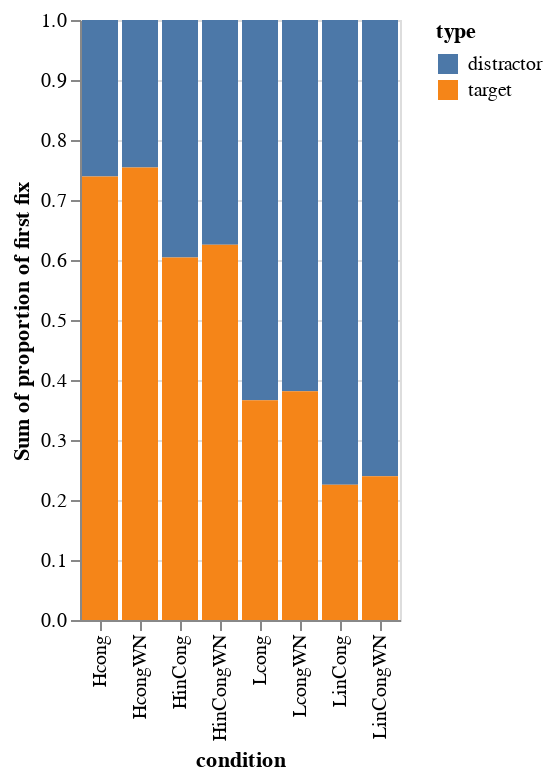

Write notebook code for a chart like this one.
### Code cell
# plot proportions in a stacked bar graph:
# y will be count information, such proportion of saccades, etc

import altair as alt
from vega_datasets import data

source = df
alt.Chart(source).mark_bar().encode(
    x=x[0],
    y='sum('+y[0]+')',
    color=x[1],
)

### Figure 1 — Vega-Lite specification as saved in the notebook (floating-point values rounded to 4 significant figures)
{"config": {"view": {"continuousWidth": 400, "continuousHeight": 300}}, "data": {"name": "data-5ecb73f587291bbc2a762d942156b8dc"}, "mark": "bar", "encoding": {"color": {"type": "nominal", "field": "type"}, "x": {"type": "nominal", "field": "condition"}, "y": {"type": "quantitative", "aggregate": "sum", "field": "proportion of first fix"}}, "$schema": "https://vega.github.io/schema/vega-lite/v4.8.1.json", "datasets": {"data-5ecb73f587291bbc2a762d942156b8dc": [{"condition": "Hcong", "proportion of first fix": 0.261, "type": "distractor", "sound_type": "Animal", "sound_loc1": "Duck1", "sound_loc2": "Duck2", "sound_loc": "Duck1"}, {"condition": "HcongWN", "proportion of first fix": 0.2457, "type": "distractor", "sound_type": "White Noise", "sound_loc1": "Duck1", "sound_loc2": "Duck2", "sound_loc": "Duck1"}, {"condition": "HinCong", "proportion of first fix": 0.3958, "type": "distractor", "sound_type": "Animal", "sound_loc1": "Frog1", "sound_loc2": "Duck2", "sound_loc": "Frog1"}, {"condition": "HinCongWN", "proportion of first fix": 0.3745, "type": "distractor", "sound_type": "White Noise", "sound_loc1": "Frog1", "sound_loc2": "Duck2", "sound_loc": "Frog1"}, {"condition": "Lcong", "proportion of first fix": 0.6336, "type": "distractor", "sound_type": "Animal", "sound_loc1": "Frog1", "sound_loc2": "Frog2", "sound_loc": "Frog2"}, {"condition": "LcongWN", "proportion of first fix": 0.6187, "type": "distractor", "sound_type": "White Noise", "sound_loc1": "Frog1", "sound_loc2": "Frog2", "sound_loc": "Frog2"}, {"condition": "LinCong", "proportion of first fix": 0.7747, "type": "distractor", "sound_type": "Animal", "sound_loc1": "Frog1", "sound_loc2": "Duck2", "sound_loc": "Duck2"}, {"condition": "LinCongWN", "proportion of first fix": 0.7605, "type": "distractor", "sound_type": "White Noise", "sound_loc1": "Frog1", "sound_loc2": "Duck2", "sound_loc": "Duck2"}, {"condition": "Hcong", "proportion of first fix": 0.739, "type": "target", "sound_type": "Animal", "sound_loc1": "Duck1", "sound_loc2": "Duck2", "sound_loc": "Duck1"}, {"condition": "HcongWN", "proportion of first fix": 0.7543, "type": "target", "sound_type": "White Noise", "sound_loc1": "Duck1", "sound_loc2": "Duck2", "sound_loc": "Duck1"}, {"condition": "HinCong", "proportion of first fix": 0.6042, "type": "target", "sound_type": "Animal", "sound_loc1": "Frog1", "sound_loc2": "Duck2", "sound_loc": "Frog1"}, {"condition": "HinCongWN", "proportion of first fix": 0.6255, "type": "target", "sound_type": "White Noise", "sound_loc1": "Frog1", "sound_loc2": "Duck2", "sound_loc": "Frog1"}, {"condition": "Lcong", "proportion of first fix": 0.3664, "type": "target", "sound_type": "Animal", "sound_loc1": "Frog1", "sound_loc2": "Frog2", "sound_loc": "Frog2"}, {"condition": "LcongWN", "proportion of first fix": 0.3813, "type": "target", "sound_type": "White Noise", "sound_loc1": "Frog1", "sound_loc2": "Frog2", "sound_loc": "Frog2"}, {"condition": "LinCong", "proportion of first fix": 0.2253, "type": "target", "sound_type": "Animal", "sound_loc1": "Frog1", "sound_loc2": "Duck2", "sound_loc": "Duck2"}, {"condition": "LinCongWN", "proportion of first fix": 0.2395, "type": "target", "sound_type": "White Noise", "sound_loc1": "Frog1", "sound_loc2": "Duck2", "sound_loc": "Duck2"}]}}
